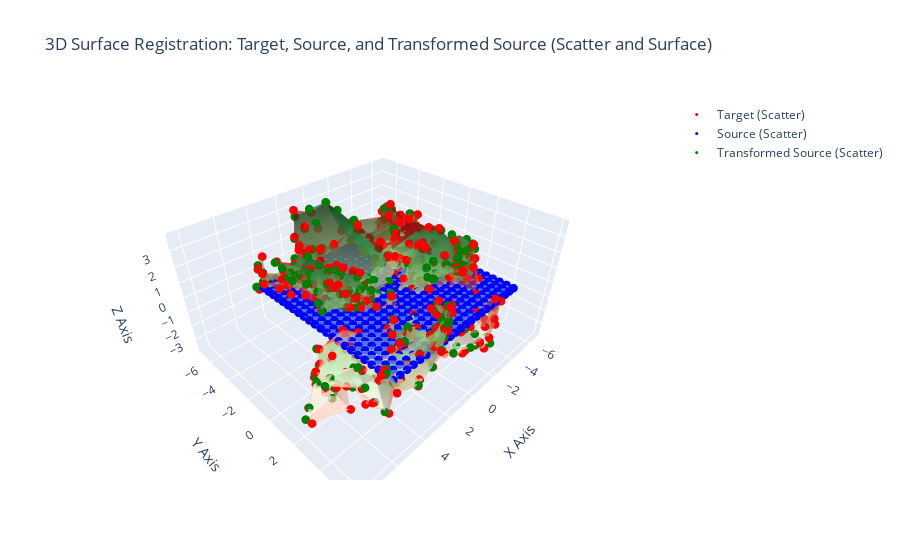

Notebook code for this chart:
### Code cell
error = image_registration.calculate_error(transformed_source, target)
print(f"Registration Error (MSE): {error}")
image_registration.visualize_interactive_plot(source, target, transformed_source)
image_registration.create_gif_with_variable_duration(r'gif_folder', r'gif_custom2\output.gif')

### Figure 1 — Plotly figure (JSON) as saved in the notebook; plotly's stock layout.template omitted (floating-point values rounded to 4 significant figures; data arrays with more than 128 entries replaced by an {"elided": "..."} marker saying what was removed)
{"data": [{"marker": {"color": "red", "size": 3}, "mode": "markers", "name": "Target (Scatter)", "showlegend": true, "type": "scatter3d", "x": {"elided": "529 float values"}, "y": {"elided": "529 float values"}, "z": {"elided": "529 float values"}}, {"marker": {"color": "blue", "size": 3}, "mode": "markers", "name": "Source (Scatter)", "showlegend": true, "type": "scatter3d", "x": {"elided": "529 float values"}, "y": {"elided": "529 float values"}, "z": {"elided": "529 int values"}}, {"marker": {"color": "green", "size": 3}, "mode": "markers", "name": "Transformed Source (Scatter)", "showlegend": true, "type": "scatter3d", "x": {"elided": "529 float values"}, "y": {"elided": "529 float values"}, "z": {"elided": "529 float values"}}, {"colorscale": [[0, "rgb(255,245,240)"], [0.125, "rgb(254,224,210)"], [0.25, "rgb(252,187,161)"], [0.375, "rgb(252,146,114)"], [0.5, "rgb(251,106,74)"], [0.625, "rgb(239,59,44)"], [0.75, "rgb(203,24,29)"], [0.875, "rgb(165,15,21)"], [1, "rgb(103,0,13)"]], "name": "Target (Surface)", "opacity": 0.6, "showscale": false, "type": "surface", "x": {"elided": "23x23 float values"}, "y": {"elided": "23x23 float values"}, "z": {"elided": "23x23 float values"}}, {"colorscale": [[0, "rgb(247,251,255)"], [0.125, "rgb(222,235,247)"], [0.25, "rgb(198,219,239)"], [0.375, "rgb(158,202,225)"], [0.5, "rgb(107,174,214)"], [0.625, "rgb(66,146,198)"], [0.75, "rgb(33,113,181)"], [0.875, "rgb(8,81,156)"], [1, "rgb(8,48,107)"]], "name": "Source (Surface)", "opacity": 0.6, "showscale": false, "type": "surface", "x": {"elided": "23x23 float values"}, "y": {"elided": "23x23 float values"}, "z": {"elided": "23x23 int values"}}, {"colorscale": [[0, "rgb(247,252,245)"], [0.125, "rgb(229,245,224)"], [0.25, "rgb(199,233,192)"], [0.375, "rgb(161,217,155)"], [0.5, "rgb(116,196,118)"], [0.625, "rgb(65,171,93)"], [0.75, "rgb(35,139,69)"], [0.875, "rgb(0,109,44)"], [1, "rgb(0,68,27)"]], "name": "Transformed Source (Surface)", "opacity": 0.6, "showscale": false, "type": "surface", "x": {"elided": "23x23 float values"}, "y": {"elided": "23x23 float values"}, "z": {"elided": "23x23 float values"}}], "layout": {"scene": {"xaxis": {"title": {"text": "X Axis"}}, "yaxis": {"title": {"text": "Y Axis"}}, "zaxis": {"title": {"text": "Z Axis"}}}, "title": {"text": "3D Surface Registration: Target, Source, and Transformed Source (Scatter and Surface)"}}}
